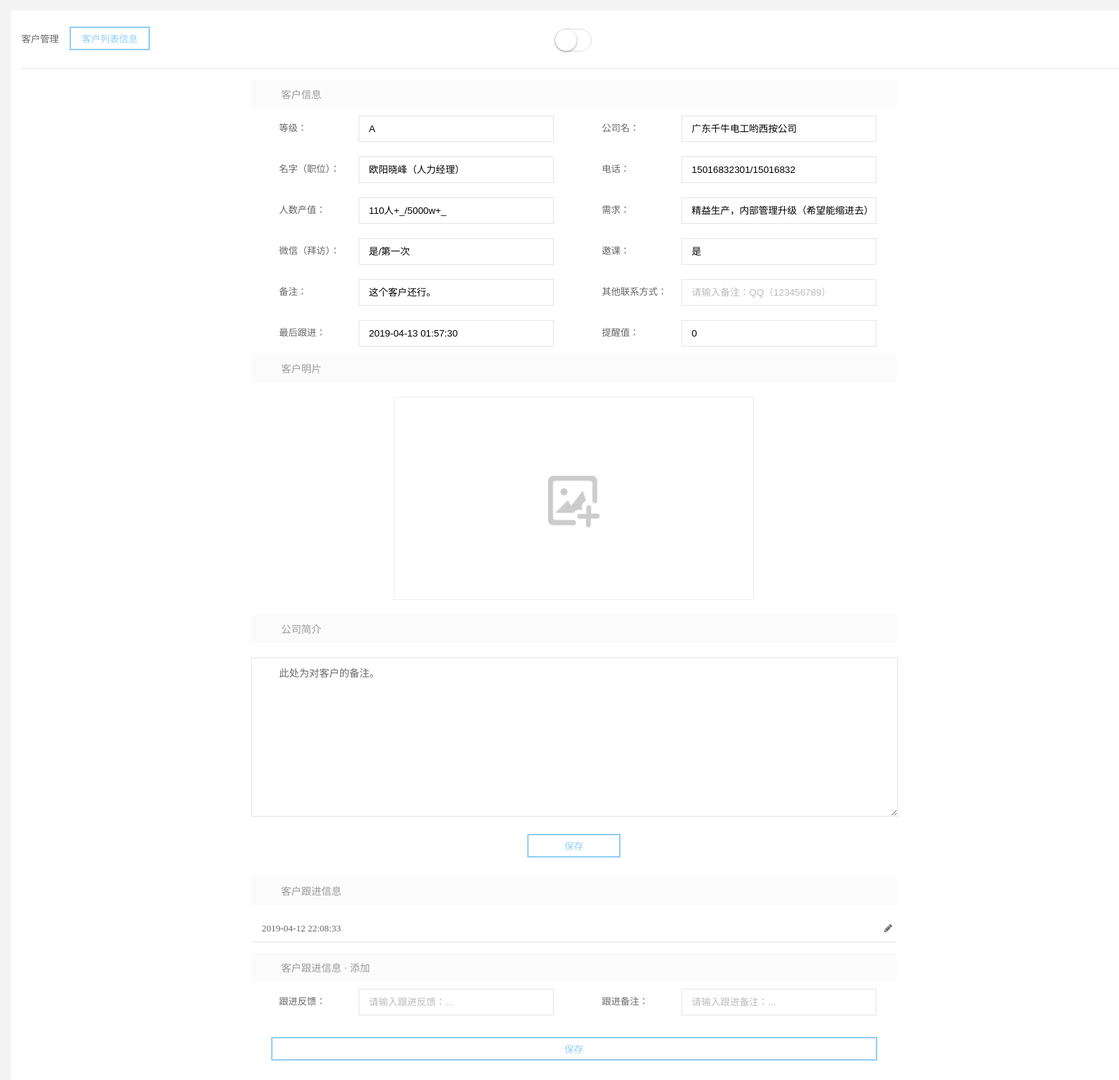
/detail.php?id=1 (signed in), run on the app's committed database.
### tables this page shows
CREATE TABLE IF NOT EXISTS `client` (
  `id` int(11) NOT NULL AUTO_INCREMENT,
  `grade` varchar(20) DEFAULT NULL,
  `company` varchar(255) DEFAULT NULL,
  `client` varchar(50) DEFAULT NULL,
  `phone` varchar(255) DEFAULT NULL,
  `population` varchar(255) DEFAULT NULL,
  `demand` varchar(1000) DEFAULT NULL,
  `wxvisit` varchar(50) DEFAULT NULL,
  `course` varchar(50) DEFAULT NULL,
  `remarks` varchar(50) DEFAULT NULL,
  `others` varchar(50) DEFAULT NULL,
  `lastdate` datetime DEFAULT NULL,
  `remind` int(11) DEFAULT NULL,
  `pic` varchar(255) DEFAULT NULL,
  `abstract` text,
  `status` int(1) DEFAULT NULL,
  PRIMARY KEY (`id`)
);

CREATE TABLE IF NOT EXISTS `cfollow` (
  `id` int(1) NOT NULL AUTO_INCREMENT,
  `clientid` varchar(255) NOT NULL,
  `followdate` datetime NOT NULL,
  `content` varchar(255) NOT NULL,
  `remarks` varchar(255) NOT NULL,
  PRIMARY KEY (`id`)
);

### detail.php (the view, shortened to what this page needs)
<?php
	try {
	    $pdo = new PDO("mysql:host=localhost;dbname=test;", "root", "");
	}
	catch (PDOException $e) {
	    die("数据库连接失败" . $e->getMessage());
	}
	$pdo->query("SET NAMES 'UTF8'");
	$sql1 = "SELECT * FROM client WHERE id =".$_GET['id'];
	$stmt = $pdo->query($sql1);
	if($stmt->rowCount()>0){
	    $a = $stmt->fetch(PDO::FETCH_ASSOC);
	}else{
	    die("没有要修改的数据！");
	}
?>
<!DOCTYPE html>
<html>
<head>
    <link rel="stylesheet" type="text/css" href="css/switchery.min.css">
    <link rel="stylesheet" type="text/css" href="css/font-awesome.min.css">
</head>
<body>
	<section>
		<div class="section_head">
            <span class="manage">客户管理</span><a href="system.php" class="user_add">客户列表信息</a>
            <div class="abc">
            </div>
        </div>
        <div class="hr"></div>
        <form method="post" action="detailAction.php" enctype="multipart/form-data" >
        	<p class="form_p">客户信息</p>
        	<div>
				<span class="form_1">等级：</span>
				<span class="form_2"><input class="input" type="text" required="true" name="grade" value="<?php echo $a['grade'];?>" placeholder="请输入等级：A 或 B 或 C 或 E 或 D 或 F" maxlength="2" autocomplete="off"></span>
				<span class="form_1">公司名：</span>
				<span class="form_2"><input class="input" type="text" required="true" name="company" value="<?php echo $a['company'];?>" placeholder="请输入公司名：..." maxlength="50"></span>
			</div>
			<div>
				<span class="form_1">名字（职位）：</span>
				<span class="form_2"><input class="input" type="text" name="client" value="<?php echo $a['client'];?>" placeholder="请输入名字（职位）：..." maxlength="50"></span>
				<span class="form_1">电话：</span>
				<span class="form_2"><input class="input" type="text" required="true" value="<?php echo $a['phone'];?>" name="phone" placeholder="请输入电话：..." maxlength="100"></span>
			</div>
			<div>
				<span class="form_1">人数产值：</span>
				<span class="form_2"><input class="input" type="text" name="population" value="<?php echo $a['population'];?>" maxlength="250" placeholder="请输入人数产值：..."></span>
				<span class="form_1">需求：</span>
				<span class="form_2"><input class="input" type="text" name="demand" value="<?php echo $a['demand'];?>" maxlength="800" placeholder="请输入需求：..."></span>
			</div>
			<div>
				<span class="form_1">微信（拜访）：</span>
				<span class="form_2"><input class="input" type="text" name="wxvisit" value="<?php echo $a['wxvisit'];?>" maxlength="50" placeholder="请输入微信拜访：是/第一次"></span>
				<span class="form_1">邀课：</span>
				<span class="form_2"><input class="input" type="text" name="course" value="<?php echo $a['course'];?>" maxlength="50" placeholder="请输入邀课：是"></span>
			</div>
			<div>
				<span class="form_1">备注：</span>
				<span class="form_2"><input class="input" type="text" name="remarks" value="<?php echo $a['remarks'];?>" maxlength="50" placeholder="请输入备注：..."></span>
				<span class="form_1">其他联系方式：</span>
				<span class="form_2"><input class="input" type="text" name="others" value="<?php echo $a['others'];?>" placeholder="请输入备注：QQ（123456789）"></span>
			</div>
			<div>
				<span class="form_1">最后跟进：</span>
				<span class="form_2"><input class="input" type="text" class="lastdate" value="<?php echo $a['lastdate'];?>" name="lastdate" readonly="readonly" placeholder=" 0000-00-00 00:00:00 "></span>
				<span class="form_1">提醒值：</span>
				<span class="form_2"><input class="input" type="number" name="remind" value="<?php echo $a['remind'];?>" placeholder="请输入提醒值：如 1 或 2 或 3 （单位为天）"></span>
			</div>
			<p class="form_p">客户明片</p>
			<div>
				<?php
					if ($a['pic']||$a['pic']!=null||$a['pic']!='') {
				?>
				<img id="picture_img" src="<?php echo $a['pic'];?>" onerror="onerror=null;src='img/error.jpg'">
				<?php
					}
					else{
				?>
				<img id="picture_img" src="img/error.jpg" onerror="onerror=null;src='img/error.jpg'">
				<?php
					}
				?>
			</div>
			<p class="form_p">公司简介</p>
			<div align="center">
				<textarea name="abstract"><?php echo $a['abstract'];?></textarea>
			</div>
			<div align="center">
				<input type="submit" class="submit" value="保存">
			</div>
        </form>
		<div class="follow">
			<p class="follow_p">客户跟进信息</p>
			<ul>
			<?php
				foreach ($pdo->query("SELECT * FROM cfollow WHERE clientid = ".$_GET['id'] ." order by followdate") as $row){
echo<<<begin
    <li class="follow_li">
    	<input class="follow_id" type="hidden" value="{$row['id']}"/>
    	<span class="follow_followdate">{$row['followdate']}</span>
    	<span class="follow_content">{$row['content']}</span>
    	<span class="follow_remarks">{$row['remarks']}</span>
    	<span class="follow_edit"><i class="fa fa-pencil fa-fw"></i></span>
    </li>
begin;
            	}
			?>
			</ul>
			<p class="form_p">客户跟进信息 · 添加</p>
			<form method="post" action="infoAction.php">
				<div>
					<span class="form_1">跟进反馈：</span>
					<span class="form_2"><input class="input" type="text" required="true" name="fcontent" placeholder="请输入跟进反馈：..." maxlength="200" autocomplete="off"></span>
					<span class="form_1">跟进备注：</span>
					<span class="form_2"><input class="input" type="text" required="true" name="fremarks" placeholder="请输入跟进备注：..." maxlength="200"></span>
				</div>
				<div align="center">
					<input type="submit" class="submit" value="保存">
				</div>
			</form>
		</div>
	</section>
</body>
</html>

### detail.php (style rules this page uses)
* { margin: 0;padding: 0; }
body { min-width: 1600px;font-family: Microsoft YaHei;background-color: rgb(244,244,244);font-size: 13px;color: #666; }
.hr { flex: 1 1;border-bottom:solid 1px #e5e5e5;margin:0 15px 15px 15px; }
section { flex: 1 1;height: auto;margin: 15px;background-color: #fff;border-radius: 5px;box-shadow: 0 2px 3px rgba(0,0,0,0.05); }
.section_head { width:100%;height:80px;background-color: none;position: relative; }
.section_head .manage { padding:0 15px;line-height: 80px;font-size: 13px; }
.section_head a { text-decoration: none;padding:5px 15px;display:inline-block;border:2px solid rgb(145,206,249);color:rgb(145,206,249);transition: ease background-color .3s;-moz-transition: ease background-color .3s;-webkit-transition: ease background-color .3s;-o-transition: ease background-color .3s; }
.abc { width: 54px;position: absolute;top: 25px;right: 0;bottom: 0;left: 0;margin: auto;display: block;background-color: ;clear: both; }
form { width: 900px;height: 1110px;margin: auto; }
form div { clear: both; }
form div span { display: inline-block;float: left;text-align: center;line-height: 35px;padding:10px 0 ; }
form div span input { transition: ease .5s; }
form div img { width: 500px;height: 281px;display: block;margin: 20px auto;cursor: pointer;border: 1px solid #eee; }
form div textarea { width: 880px;height: 200px;text-indent: 2em;outline: none;font-size: 14px;font-family: Microsoft YaHei;padding: 10px;color: #666;margin: 20px 0;border:solid 1px #e5e5e5; }
.form_p { text-indent: 3em;background-color: rgb(251,251,251);padding: 10px 0px;color: #999;font-size: 14px;clear: both;position: relative; }
.form_1 { width: 150px;text-align: left;text-indent: 3em; }
.form_2 { width: 300px;text-align: left; }
.input { width: 270px;outline: none;border:solid 1px #e5e5e5;line-height: 35px;text-indent: 1em; }
.submit { cursor: pointer;padding:5px 50px;background-color: #fff;display:inline-block;border:2px solid rgb(145,206,249);color:rgb(145,206,249);transition: ease background-color .3s;-moz-transition: ease background-color .3s;-webkit-transition: ease background-color .3s;-o-transition: ease background-color .3s; }
.follow { width: 900px;height: auto;margin: auto;padding-bottom: 50px;clear: both; }
.follow ul { margin: 15px auto; }
.follow_p { text-indent: 3em;background-color: rgb(251,251,251);padding: 10px 0px;color: #999;font-size: 14px;clear: both; }
.follow_li { width: 100%;height: auto;list-style: none;clear: both;border-bottom:solid 1px #e5e5e5;position: relative;line-height:150%;display: flex;padding: 8px 0; }
.follow_li span { display: inline-block;float: left; }
.follow_followdate { width:145px;height: auto;padding: 0px 0 0 15px;background-color: none;vertical-align:middle;display: inline-block; }
.follow_content { width: 470px;margin:0 10px 0 0;padding: 0px 0px 0 0;background-color: ;color: rgb(249,154,87);word-wrap:break-word; }
.follow_remarks { width: 220px;margin:0 0px 0 10px;padding: 0px 0px 0 0px;background-color: ;word-wrap:break-word; }
.follow_edit { width: 20px;height: 20px;background-color: ;position: absolute;right: 0;top: 8px;background-color: ; }
.fa-pencil { cursor: pointer;color: #666;line-height: 20px; }
.follow form { height: 150px; }
.follow .submit { cursor: pointer;padding:5px 0px;margin: 20px auto;width: 845px;background-color: #fff;display:inline-block;border:2px solid rgb(145,206,249);color:rgb(145,206,249);transition: ease background-color .3s;-moz-transition: ease background-color .3s;-webkit-transition: ease background-color .3s;-o-transition: ease background-color .3s; }

### data on the page
client: grade "A", company "广东千牛电工哟西按公司", client "欧阳晓峰（人力经理）", phone "15016832301/15016832", population "110人+_/5000w+_", demand "精益生产，内部管理升级（希望能缩进去）", wxvisit "是/第一次", course "是", remarks "这个客户还行。", lastdate "2019-04-13 01:57:30", remind "0", abstract "此处为对客户的备注。"
cfollow: followdate "2019-04-12 22:08:33"
